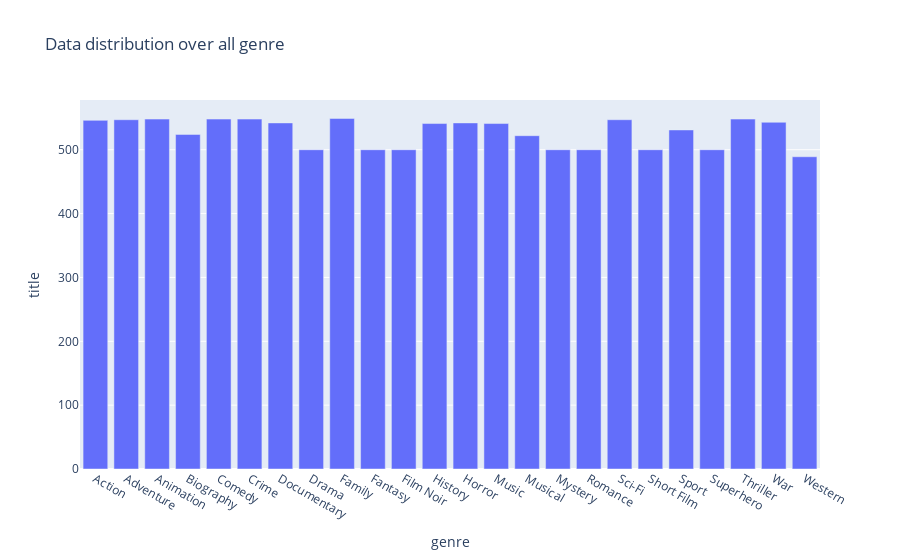

Notebook cell for this chart:
### Code cell
count = df_all.groupby(['genre'], as_index=False).title.count()
fig = px.bar(count, x='genre', y='title', title='Data distribution over all genre')
fig.show()

### Figure 1 — Plotly figure (JSON) as saved in the notebook; plotly's stock layout.template omitted (floating-point values rounded to 4 significant figures)
{"data": [{"alignmentgroup": "True", "hovertemplate": "genre=%{x}<br>title=%{y}<extra></extra>", "legendgroup": "", "marker": {"color": "#636efa", "pattern": {"shape": ""}}, "name": "", "offsetgroup": "", "orientation": "v", "showlegend": false, "textposition": "auto", "type": "bar", "x": ["Action", "Adventure", "Animation", "Biography", "Comedy", "Crime", "Documentary", "Drama", "Family", "Fantasy", "Film Noir", "History", "Horror", "Music", "Musical", "Mystery", "Romance", "Sci-Fi", "Short Film", "Sport", "Superhero", "Thriller", "War", "Western"], "xaxis": "x", "y": [546, 547, 548, 524, 548, 548, 542, 500, 549, 500, 500, 541, 542, 541, 522, 500, 500, 547, 500, 531, 500, 548, 543, 489], "yaxis": "y"}], "layout": {"barmode": "relative", "legend": {"tracegroupgap": 0}, "title": {"text": "Data distribution over all genre"}, "xaxis": {"anchor": "y", "domain": [0, 1], "title": {"text": "genre"}}, "yaxis": {"anchor": "x", "domain": [0, 1], "title": {"text": "title"}}}}
